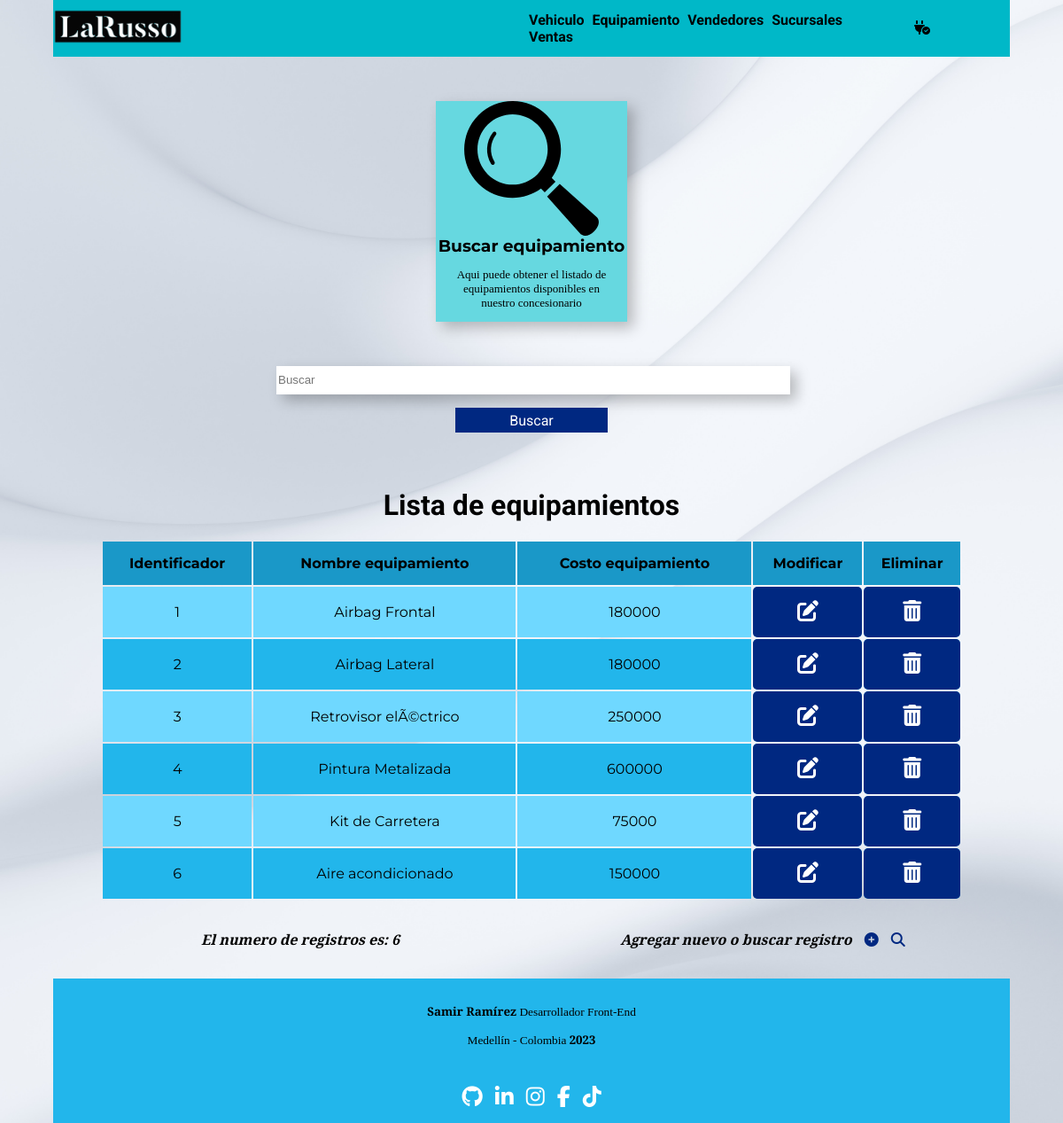
Page /equipamiento/crear/equipamientos/consulta/consult.php on the committed database.
### tables this page shows
CREATE TABLE `equipamiento` (
  `id_equipamiento` int(8) NOT NULL,
  `nombre_eq` varchar(30) NOT NULL,
  `precio_eq` int(7) NOT NULL
);

### equipamiento/crear/equipamientos/consulta/fuction-consult.php (the view)
<?php
    if(isset($_POST["bscr"])) {
        $search= $_POST["bscr"];
        $consult= "SELECT * FROM equipamiento WHERE id_equipamiento LIKE '%$search' OR nombre_eq LIKE '%$search' OR precio_eq LIKE '%$search'";
        if($result= mysqli_query($cnx, $consult)){
            echo "<table class='list-tipo'>
            <tr class='row-table'>
                <th class='th-table'>Identificador</th>
                <th class='th-table'>Nombre equipamiento</th>
                <th class='th-table'>Costo equipamiento</th>
                <th class='th-table'>Modificar</th>
                <th class='th-table'>Eliminar</th>
            </tr>";
            while($rows= mysqli_fetch_array($result)) {
                echo "<tr class='row-td-table'>
                <td class='td-table'>". $rows['id_equipamiento'] ."</td>
                <td class='td-table'>". $rows['nombre_eq'] ."</td>
                <td class='td-table'>". $rows['precio_eq'] ."</td>
                <td class='td-table-btn'>
                    <a class='td-btn-table' href='editar/index.php?ide=" .$rows['id_equipamiento']. "'>
                        <i class='fa-solid fa-pen-to-square'></i>
                    </a>
                </td>
                <td class='td-table-btn'>
                    <a class='td-btn-table' href='eliminar/index.php?ide="  .$rows['id_equipamiento']. '&name=' .$rows['nombre_eq']. "'>
                        <i class='fa-solid fa-trash-can'></i>
                    </a>
                </td>
            </tr>";
            }
        echo "</table>";
        $numrows= mysqli_num_rows($result);
        echo "<h3 class= 'counter'>Se han encontrado $numrows registros</h3>";
        }
    } else {
        $cnslt= "SELECT * FROM equipamiento";
        if($rslt= mysqli_query($cnx, $cnslt)){
            echo "<table class='list-tipo'>
            <tr class='row-table'>
                <th class='th-table'>Identificador</th>
                <th class='th-table'>Nombre equipamiento</th>
                <th class='th-table'>Costo equipamiento</th>
                <th class='th-table'>Modificar</th>
                <th class='th-table'>Eliminar</th>
            </tr>";
            while($rows= mysqli_fetch_array($rslt)) {
                echo "<tr class='row-td-table'>
                <td class='td-table'>". $rows['id_equipamiento'] ."</td>
                <td class='td-table'>". $rows['nombre_eq'] ."</td>
                <td class='td-table'>". $rows['precio_eq'] ."</td>
                <td class='td-table-btn'>
                    <a class='td-btn-table' href='../editar/frm-edit.php?ide=" .$rows['id_equipamiento']. "'>
                        <i class='fa-solid fa-pen-to-square'></i>
                    </a>
                </td>
                <td class='td-table-btn'>
                    <a class='td-btn-table' href='../borrar/confirm-delete.php?ide="  .$rows['id_equipamiento']. '&name=' .$rows['nombre_eq']. "'>
                        <i class='fa-solid fa-trash-can'></i>
                    </a>
                </td>
            </tr>";
        }
        echo "</table>";
        $numrows= mysqli_num_rows($rslt);
        echo "<div class='cont-count-add'>
        <div class='count'>
            <h2 class='h2-count'>
                El numero de registros es: $numrows
            </h2>
        </div>
        <div class='add'>
            <h2 class='h2-add'>
                Agregar nuevo o buscar registro
                <a href='../crear/form.php' class='a-add'>
                    <i class='fa-solid fa-circle-plus'></i>
                </a>
                <a href='#' class= 'a-add'>
                     <i class='fa-solid fa-magnifying-glass'></i>
                 </a>
            </h2>
        </div>
    </div>";
        }
    }
?>

### assents/css/equipamiento/tipos/consultar/consultindex.css (style rules this page uses)
body { background-image: url(../../../../img/pattern.jpg); background-repeat: no-repeat; background-size: cover; }
.list-tipo { width: 90%; margin: auto; }
.row-td-table:nth-child(even) { background-color: var(--clarouno); }
.row-td-table:nth-child(odd) { background-color: var(--coloruno); }
.th-table, .td-table { text-align: center; padding: 15px 0; font-family: var(--fuentedos); }
.td-table-btn { text-align: center; padding: 15px 0; background-color: var(--colortres); border-radius: 5px; }
.th-table { background-color: var(--oscurouno); }
.td-btn-table { font-size: x-large; color: white; }
.cont-count-add { width: 100%; margin: 20px 0; display: grid; grid-template-columns: 45% 45%; justify-content: space-evenly; }
.h2-count, .h2-add { text-align: center; font-family: var(--fuentetres); font-style: oblique; font-size: medium; }
.fa-circle-plus, .fa-magnifying-glass { color: var(--colortres); margin-left: 10px; }
.a-add { text-decoration: none; }

### rows in the picture
equipamiento: id_equipamiento "1", nombre_eq "Airbag Frontal", precio_eq "180000"
equipamiento: id_equipamiento "2", nombre_eq "Airbag Lateral", precio_eq "180000"
equipamiento: id_equipamiento "3", nombre_eq "Retrovisor elÃ©ctrico", precio_eq "250000"
equipamiento: id_equipamiento "4", nombre_eq "Pintura Metalizada", precio_eq "600000"
equipamiento: id_equipamiento "5", nombre_eq "Kit de Carretera", precio_eq "75000"
equipamiento: id_equipamiento "6", nombre_eq "Aire acondicionado", precio_eq "150000"

### other values in the picture
$numrows "6"
